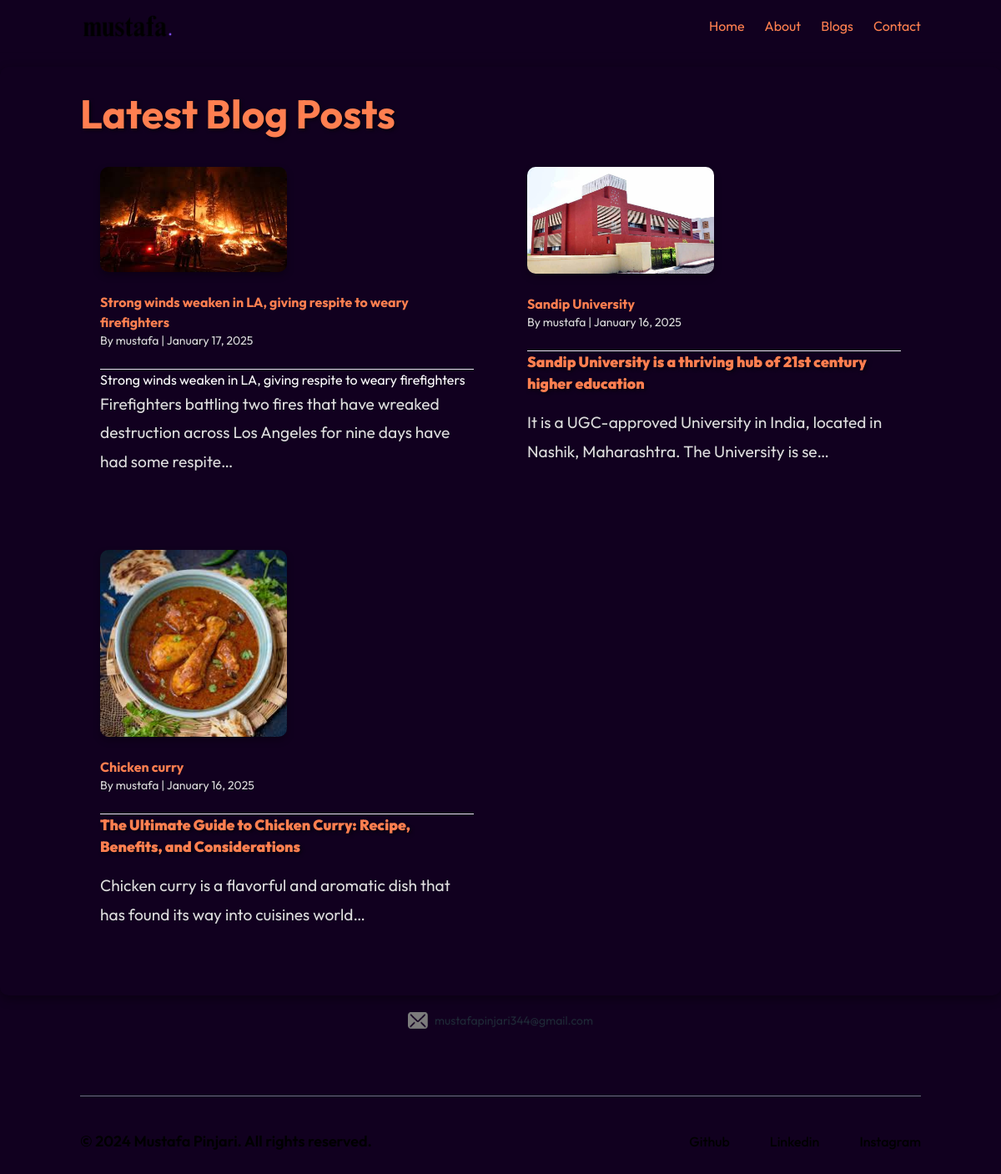
Screenshot of /blog/ with the database file from the repository.
### blog/models.py (models this page shows, shortened)
class BlogPost(models.Model):
    title = models.CharField(max_length=200)
    content = models.TextField()
    slug = models.SlugField(unique=True, blank=True)  # SlugField for SEO-friendly URLs
    author = models.ForeignKey(User, on_delete=models.CASCADE)
    created_at = models.DateTimeField(auto_now_add=True)
    updated_at = models.DateTimeField(auto_now=True)
    image = models.ImageField(upload_to='blog_images/', null=True, blank=True)

### blog/views.py (the view)
# urls.py: path('', views.blog_list, name='blog_list'),
def blog_list(request):
    posts = BlogPost.objects.all().order_by('-created_at')
    for post in posts:
        post.content = markdown.markdown(post.content)
    return render(request, 'blog/blog_list.html', {'posts': posts})

### templates/blog/blog_list.html (shortened to what this page needs)
{% load static %}
<!DOCTYPE html>
<html lang="en" class="scroll-smooth">
<head>
    <link rel="stylesheet" href="{% static 'css/main.css' %}">
    <link rel="stylesheet" href="{% static 'css/blog.css' %}">
</head>
<body class="w-screen overflow-x-hidden dark:bg-darkTheme dark:text-white">
    <nav class="fixed top-0 z-50 w-full flex items-center justify-between px-[8%] py-4 bg-darkTheme shadow-sm">
        <img src="{% static 'img/Mustafa_dark.png' %}" alt="Logo" class="w-28">
        <ul class="hidden md:flex gap-6">
            <li><a href="{% url 'home' %}" class="hover:text-lightHover" style="color: #ff7f50;">Home</a></li>
            <li><a href="/about" class="hover:text-lightHover" style="color: #ff7f50;">About</a></li>
            <li><a href="/blogs" class="hover:text-lightHover" style="color: #ff7f50;">Blogs</a></li>
            <li><a href="/contact" class="hover:text-lightHover" style="color: #ff7f50;">Contact</a></li>
        </ul>
    </nav>
    <main class="mt-20 px-[8%]">
        <h1 class="text-5xl font-bold mb-8">Latest Blog Posts</h1>
        <div class="grid grid-cols-1 sm:grid-cols-2 lg:grid-cols-3 gap-8">
            {% for post in posts %}
            <div class="bg-darkHover p-6 rounded-lg shadow-md hover:shadow-lg transition">
                {% if post.image %}
                <img src="{{ post.image.url }}" alt="{{ post.title }}" class="w-full h-48 object-cover rounded mb-4">
                {% endif %}
                <h2 class="text-2xl font-semibold mb-2"><a href="{{ post.slug }}" class="hover:text-lightHover">{{ post.title }}</a></h2>
                <p class="text-gray-400 text-sm mb-4">By {{ post.author }} | {{ post.created_at|date:"F j, Y" }}</p>
                <p class="text-gray-300">{{ post.content|safe|truncatechars:200 }}</p>
            </div>
            {% endfor %}
        </div>
    </main>
      <footer class="mx-auto flex w-full flex-col px-[8%] text-gray-400">
        <div
          class="flex w-full flex-col items-center gap-5 border-b-[0.5px] border-gray-500 pb-20"
        >
          <p
            class="flex gap-2 text-center text-sm text-gray-800 dark:text-white"
          >
            <img src="{% static 'img/mail_icon.png' %}" loading="lazy" alt="" class="w-6 dark:hidden" />
          mustafapinjari344@gmail.com
          </p>
        </div>
        <div
          class="flex flex-col items-center justify-between gap-5 py-10 md:flex-row"
        >
          <p class="text-lg font-semibold dark:font-normal">
          </p>
          <div class="flex gap-8 md:gap-12 text-white-400">
            <a href="https://github.com/MustafaPinjari" class="font-medium">Github</a>
            <a href="https://www.linkedin.com/in/mustafa-pinjari-287625256/" class="font-medium">Linkedin</a>
            <a href="https://www.instagram.com/its_ur_musuuu/" class="font-medium">Instagram</a>
          </div>
        </div>
      </footer>
</body>
</html>

### static/css/main.css (style rules this page uses)
html, :host { line-height: 1.5; -webkit-text-size-adjust: 100%; -moz-tab-size: 4; -o-tab-size: 4; tab-size: 4; font-family: ui-sans-serif, system-ui, sans-serif, "Apple Color Emoji", "Segoe UI Emoji", "Segoe UI Symbol", "Noto Color Emoji"; font-feature-settings: normal; font-variation-settings: normal; -webkit-tap-highlight-color: transparent; }
body { margin: 0; line-height: inherit; }
hr { height: 0; color: inherit; border-top-width: 1px; }
h1, h2, h3, h4, h5, h6 { font-size: inherit; font-weight: inherit; }
a { color: inherit; text-decoration: inherit; }
b, strong { font-weight: bolder; }
blockquote, dl, dd, h1, h2, h3, h4, h5, h6, hr, figure, p, pre { margin: 0; }
ol, ul, menu { list-style: none; margin: 0; padding: 0; }
img, svg, video, canvas, audio, iframe, embed, object { display: block; vertical-align: middle; }
img, video { max-width: 100%; height: auto; }
.fixed { position: fixed; }
.top-0 { top: 0px; }
.z-50 { z-index: 50; }
.mx-auto { margin-left: auto; margin-right: auto; }
.flex { display: flex; }
.grid { display: grid; }
.hidden { display: none; }
.w-28 { width: 7rem; }
.w-6 { width: 1.5rem; }
.w-full { width: 100%; }
.w-screen { width: 100vw; }
.grid-cols-1 { grid-template-columns: repeat(1, minmax(0, 1fr)); }
.flex-col { flex-direction: column; }
.items-center { align-items: center; }
.justify-between { justify-content: space-between; }
.gap-2 { gap: 0.5rem; }
.gap-5 { gap: 1.25rem; }
.gap-6 { gap: 1.5rem; }
.gap-8 { gap: 2rem; }
.overflow-x-hidden { overflow-x: hidden; }
.scroll-smooth { scroll-behavior: smooth; }
.rounded-lg { border-radius: 0.5rem; }
.border-b-\[0\.5px\] { border-bottom-width: 0.5px; }
.border-gray-500 { --tw-border-opacity: 1; border-color: rgb(107 114 128 / var(--tw-border-opacity)); }
.p-6 { padding: 1.5rem; }
.px-\[8\%\] { padding-left: 8%; padding-right: 8%; }
.py-10 { padding-top: 2.5rem; padding-bottom: 2.5rem; }
.py-4 { padding-top: 1rem; padding-bottom: 1rem; }
.pb-20 { padding-bottom: 5rem; }
.text-center { text-align: center; }
.text-5xl { font-size: 3rem; line-height: 1; }
.text-lg { font-size: 1.125rem; line-height: 1.75rem; }
.text-sm { font-size: 0.875rem; line-height: 1.25rem; }
.font-medium { font-weight: 500; }
.font-semibold { font-weight: 600; }
.text-gray-800 { --tw-text-opacity: 1; color: rgb(31 41 55 / var(--tw-text-opacity)); }
.shadow-sm { --tw-shadow: 0 1px 2px 0 rgb(0 0 0 / 0.05); --tw-shadow-colored: 0 1px 2px 0 var(--tw-shadow-color); box-shadow: var(--tw-ring-offset-shadow, 0 0 #0000), var(--tw-ring-shadow, 0 0 #0000), var(--tw-shadow); }
.transition { transition-property: color, background-color, border-color, text-decoration-color, fill, stroke, opacity, box-shadow, transform, filter, -webkit-backdrop-filter; transition-property: color, background-color, border-color, text-decoration-color, fill, stroke, opacity, box-shadow, transform, filter, backdrop-filter; transition-property: color, background-color, border-color, text-decoration-color, fill, stroke, opacity, box-shadow, transform, filter, backdrop-filter, -webkit-backdrop-filter; transition-timing-function: cubic-bezier(0.4, 0, 0.2, 1); transition-duration: 150ms; }
body { font-family: "outfit"; }
@media (min-width: 640px) { .sm\:grid-cols-2 { grid-template-columns: repeat(2, minmax(0, 1fr)); } }
@media (min-width: 768px) { .md\:flex { display: flex; } }
@media (min-width: 768px) { .md\:flex-row { flex-direction: row; } }
@media (min-width: 768px) { .md\:gap-12 { gap: 3rem; } }

### static/css/blog.css (style rules this page uses)
body { background-color: rgba(17, 0, 31, 1); margin: 0; }
nav ul li a { color: #ff7f50; transition: color 0.3s ease-in-out; }
main { margin-top: 5rem; padding: 2rem; background-color: rgba(17, 0, 31, 1); border-radius: 10px; box-shadow: 0 4px 12px rgba(0, 0, 0, 0.4); color: #ffffff; font-family: 'Outfit', sans-serif; }
main h1 { font-size: 1.1rem; color: #ff7f50; font-weight: 700; margin-bottom: 1rem; text-shadow: 2px 2px 4px rgba(0, 0, 0, 0.6); }
main p { color: #dcdcdc; font-size: 1.2rem; line-height: 1.8; margin-bottom: 1.5rem; }
main img { max-width: 50%; border-radius: 10px; margin-bottom: 1.5rem; box-shadow: 0 4px 8px rgba(0, 0, 0, 0.3); }
main a { color: #ff7f50; font-weight: bold; text-decoration: none; transition: color 0.3s ease-in-out; }
.grid { display: grid; gap: 1rem; }
a { text-decoration: none; color: inherit; }

### rows the page displays
BlogPost: image (picture), title "Strong winds weaken in LA, giving respite to weary firefighters", author "mustafa", created_at "January 17, 2025", content "Strong winds weaken in LA, giving respite to weary firefighters Firefighters battling two fires that have wreaked destruction across Los Angeles for nine days have had some respite…"
BlogPost: image (picture), title "Sandip University", author "mustafa", created_at "January 16, 2025", content "Sandip University is a thriving hub of 21st century higher education It is a UGC-approved University in India, located in Nashik, Maharashtra. The University is se…"
BlogPost: image (picture), title "Chicken curry", author "mustafa", created_at "January 16, 2025", content "The Ultimate Guide to Chicken Curry: Recipe, Benefits, and Considerations Chicken curry is a flavorful and aromatic dish that has found its way into cuisines world…"
